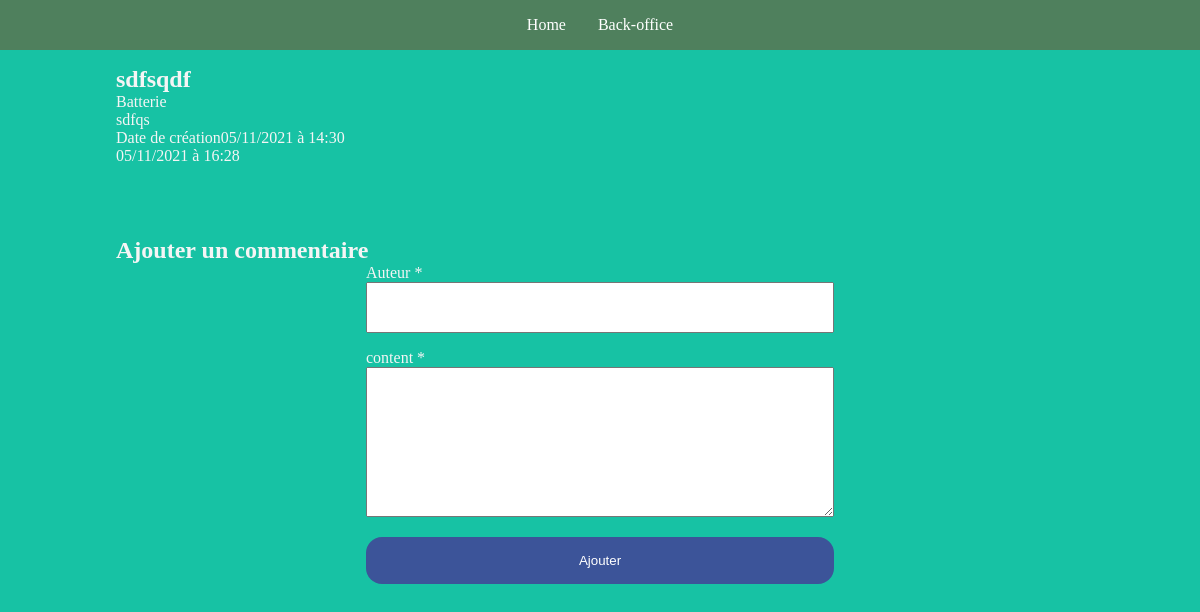
Screenshot of /single.php?id=3 with the database file from the repository.
### tables this page shows
CREATE TABLE `articles` (
  `id` int(11) NOT NULL,
  `title` varchar(200) NOT NULL,
  `content` text NOT NULL,
  `auteur` varchar(100) NOT NULL,
  `created_at` datetime NOT NULL,
  `modified_at` datetime DEFAULT NULL,
  `status` varchar(20) NOT NULL
);

### inc/request.php (called while the page is built, shortened)
<?php
function getArticleById(int $id){
    global $pdo;
    $sql = "SELECT * FROM articles WHERE id = :id";
    $query = $pdo->prepare($sql);
    $query->bindValue(':id',$id,PDO::PARAM_INT);
    $query->execute();
    return $query->fetch();
}

### single.php (the view, shortened to what this page needs)
<?php
require('inc/pdo.php');
require('inc/request.php');
require('inc/fonction.php');
if(!empty($_GET['id']) && is_numeric($_GET['id'])) {
    $id = $_GET['id'];
    $article = getArticleById($id);
} else {
    Abort404();
}
include('inc/header.php'); ?>
    <div class="article">
        <h2><?= $article['title']; ?></h2>
        <p><?= $article['auteur']; ?></p>
        <p><?= nl2br($article['content']); ?></p>
        <p>Date de création<?= dateFormat($article['created_at']); ?></p>
        <?php if(!empty($article['modified_at'])) { ?>
            <p><?= dateFormat($article['modified_at']); ?></p>
        <?php } ?>
    </div>
<br>
<br>
<br>
<br>
    <h2>Ajouter un commentaire</h2>
    <form action="" method="post" class="wrapform" novalidate>
        <label for="auteur">Auteur *</label>
        <input type="text" id="auteur" name="auteur" value="<?= recupInputValue('auteur'); ?>">
        <label for="content">content *</label>
        <textarea name="content"><?= recupInputValue('content'); ?></textarea>
        <input type="submit" name="submitted" value="Ajouter">
    </form>
<?php include('inc/footer.php');

### asset/css/style.css (style rules this page uses)
* { margin: 0;padding: 0;box-sizing: border-box; }
body { background-color: #17c2a4; color:whitesmoke; }
.wrapform { margin: 0 auto;max-width: 500px;width: 100%;padding: 0 1rem; }
label { display: block; }
input ,textarea, select { width:100%;margin-bottom: 1rem; }
input ,textarea { padding: 1rem; }
textarea { min-height: 150px;resize: vertical; }
input[type=submit] { border: none; background-color: #3c5499; color:#fff; border-radius: 1rem; cursor: pointer; }

### rows the page displays
articles: title "sdfsqdf", auteur "Batterie", content "sdfqs", created_at "05/11/2021 à 14:30", modified_at "05/11/2021 à 16:28"
